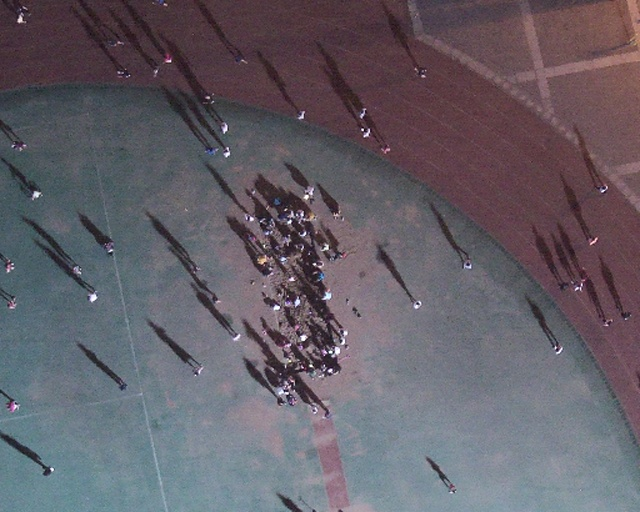
#> input picture pj3/dataset/train/rgb/1036.jpg, 640 x 512 px, given in place of 1730.jpg, which was not available
$ python dataCrop.py
#> lines starting #> are read from the running program, lines starting #| are printed output that depends on the picture; pictures that were not available may be replaced by others from this repository, and a replacement may not be noted
from PIL import Image
import os
import xml.etree.ElementTree as ET
import random

def crop_and_resize_image_and_xml(input_rgb_file, input_xml_file, output_rgb_file, output_xml_file,crop_scale):
    # 处理图像文件
#> called with input_rgb_file = './dataset/train/rgb/1730.jpg', input_xml_file = './dataset/train/labels/1730R.xml', output_rgb_file = './dataset/train/rgb/_Crop1730.jpg', output_xml_file = './dataset/train/labels/_Crop1730R.xml', crop_scale = 0.4
    img = Image.open(input_rgb_file)
#> img is the input picture: PIL image 640x512 RGB; mean R, G, B 100, 94.8, 103.2
    width, height = img.size
#> width = 640; height = 512
    right = width*0.5 + width*crop_scale*0.5
#> right = 448
    bottom = height*0.5 + height*crop_scale*0.5
#> bottom = 358.4
    left = width*0.5 - width*crop_scale*0.5
#> left = 192
    top = height*0.5 - height*crop_scale*0.5
#> top = 153.6
    cropped_img = img.crop((left, top, right, bottom))
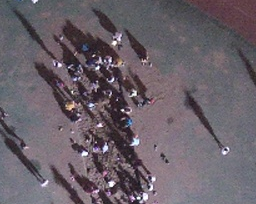
#> cropped_img: PIL image 256x204 RGB; mean R, G, B 105.1, 96.2, 104.6
    cropped_img = cropped_img.resize((width, height))  # 将裁剪后的图像缩放回原始尺寸
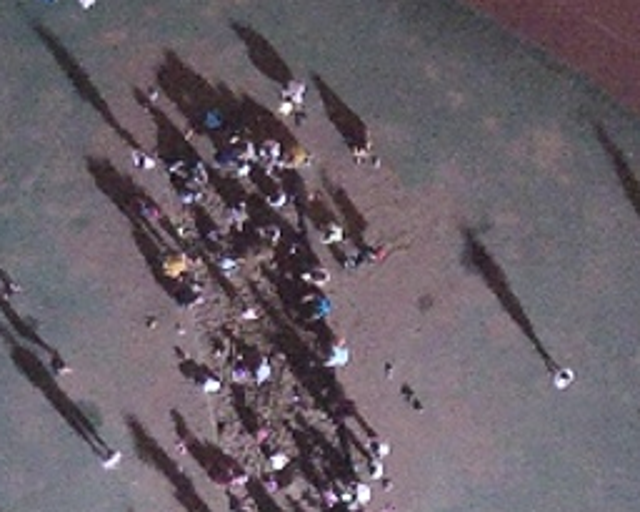
#> cropped_img: PIL image 640x512 RGB; mean R, G, B 105.1, 96.2, 104.6
    cropped_img.save(output_rgb_file)

    #处理XML文件
#> (the run stopped early here; a loop or call above may not have finished)

$ run again, on pj3/dataset/train/rgb/1083.jpg
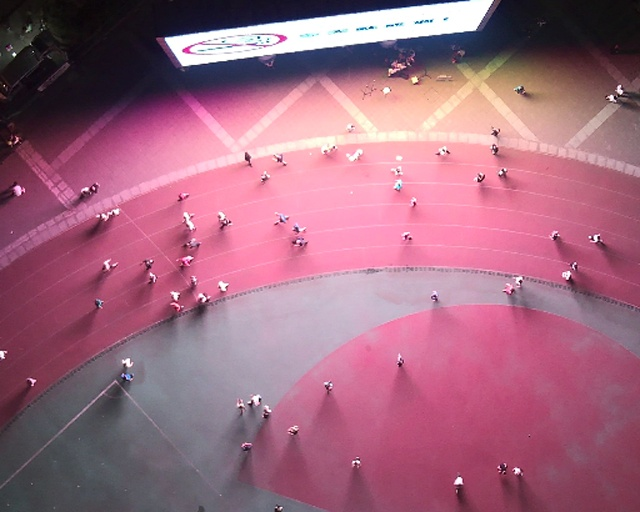
#> input picture pj3/dataset/train/rgb/1083.jpg, 640 x 512 px, given in place of 1730.jpg, which was not available
#> in crop_and_resize_image_and_xml, img is the input picture: PIL image 640x512 RGB; mean R, G, B 160.5, 104.8, 126.6
#> in crop_and_resize_image_and_xml, `cropped_img = img.crop((left, top, right, bottom))`:
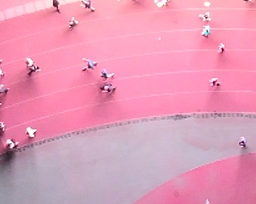
#> cropped_img: PIL image 256x204 RGB; mean R, G, B 229.3, 154.6, 183.3

$ run again, on pj3/dataset/train/rgb/1085.jpg
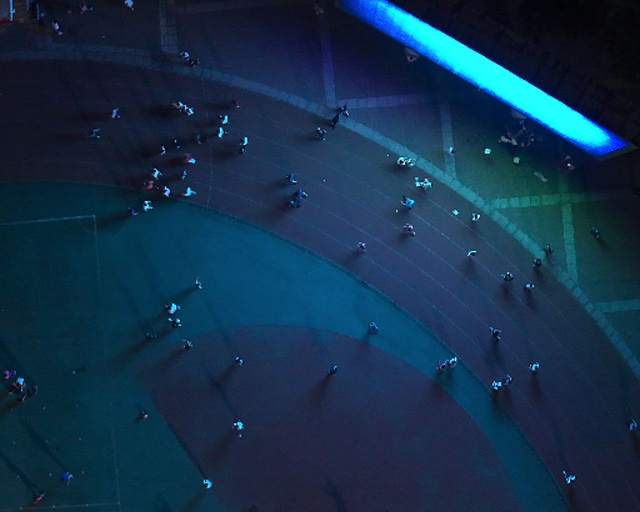
#> input picture pj3/dataset/train/rgb/1085.jpg, 640 x 512 px, given in place of 1730.jpg, which was not available
#> in crop_and_resize_image_and_xml, img is the input picture: PIL image 640x512 RGB; mean R, G, B 19.3, 48.7, 75
#> in crop_and_resize_image_and_xml, `cropped_img = img.crop((left, top, right, bottom))`:
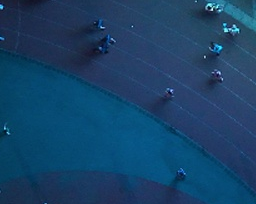
#> cropped_img: PIL image 256x204 RGB; mean R, G, B 23.7, 66.5, 103.9

$ run again, on pj3/dataset/train/rgb/109.jpg
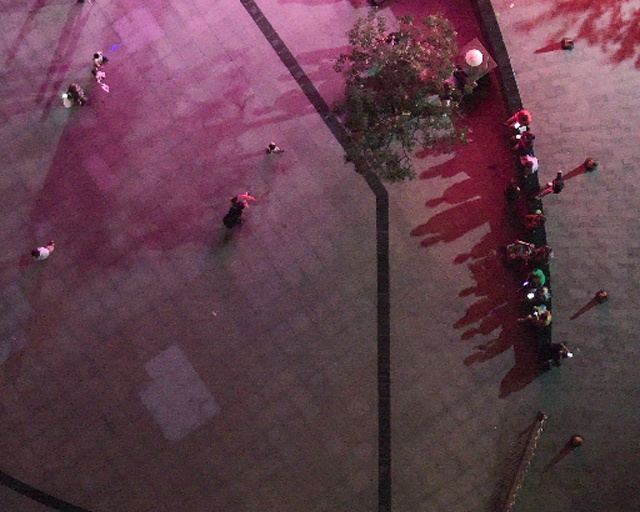
#> input picture pj3/dataset/train/rgb/109.jpg, 640 x 512 px, given in place of 1730.jpg, which was not available
#> in crop_and_resize_image_and_xml, img is the input picture: PIL image 640x512 RGB; mean R, G, B 97.2, 63.5, 76.3
#> in crop_and_resize_image_and_xml, `cropped_img = img.crop((left, top, right, bottom))`:
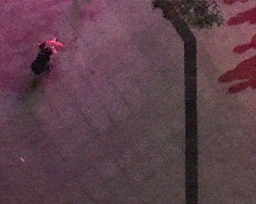
#> cropped_img: PIL image 256x204 RGB; mean R, G, B 93.5, 64.5, 75
